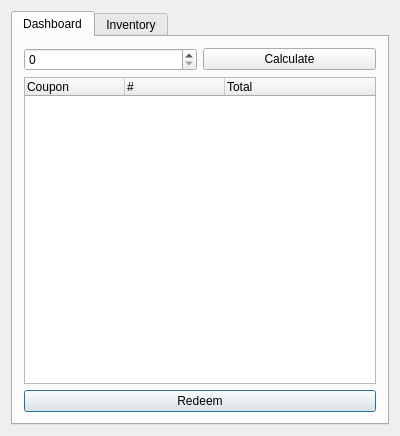
<?xml version="1.0" encoding="UTF-8"?>
<ui version="4.0">
 <class>Dialog</class>
 <widget class="QDialog" name="Dialog">
  <property name="geometry">
   <rect>
    <x>0</x>
    <y>0</y>
    <width>400</width>
    <height>436</height>
   </rect>
  </property>
  <property name="windowTitle">
   <string>Dialog</string>
  </property>
  <layout class="QGridLayout" name="gridLayout">
   <item row="0" column="0">
    <widget class="QTabWidget" name="tabWidget">
     <property name="currentIndex">
      <number>0</number>
     </property>
     <widget class="QWidget" name="tab">
      <attribute name="title">
       <string>Dashboard</string>
      </attribute>
      <layout class="QGridLayout" name="gridLayout_2">
       <item row="2" column="0" colspan="2">
        <widget class="QPushButton" name="redeemBtn">
         <property name="text">
          <string>Redeem</string>
         </property>
        </widget>
       </item>
       <item row="1" column="0" colspan="2">
        <widget class="QTreeWidget" name="couponList">
         <property name="rootIsDecorated">
          <bool>false</bool>
         </property>
         <column>
          <property name="text">
           <string>Coupon</string>
          </property>
         </column>
         <column>
          <property name="text">
           <string>#</string>
          </property>
         </column>
         <column>
          <property name="text">
           <string>Total</string>
          </property>
         </column>
        </widget>
       </item>
       <item row="0" column="1">
        <widget class="QPushButton" name="calcBtn">
         <property name="text">
          <string>Calculate</string>
         </property>
        </widget>
       </item>
       <item row="0" column="0">
        <widget class="QSpinBox" name="amtEdit">
         <property name="maximum">
          <number>999999</number>
         </property>
        </widget>
       </item>
      </layout>
     </widget>
     <widget class="QWidget" name="tab_2">
      <attribute name="title">
       <string>Inventory</string>
      </attribute>
      <layout class="QGridLayout" name="gridLayout_3">
       <item row="0" column="0">
        <widget class="QGroupBox" name="groupBox">
         <property name="title">
          <string>Status</string>
         </property>
         <layout class="QGridLayout" name="gridLayout_4">
          <item row="0" column="0">
           <widget class="QTreeWidget" name="inventoryList">
            <property name="rootIsDecorated">
             <bool>false</bool>
            </property>
            <column>
             <property name="text">
              <string>Coupon</string>
             </property>
            </column>
            <column>
             <property name="text">
              <string>#</string>
             </property>
            </column>
            <column>
             <property name="text">
              <string>Total</string>
             </property>
            </column>
           </widget>
          </item>
          <item row="1" column="0">
           <widget class="QLabel" name="inventoryTotalLabel">
            <property name="layoutDirection">
             <enum>Qt::LeftToRight</enum>
            </property>
            <property name="text">
             <string/>
            </property>
            <property name="alignment">
             <set>Qt::AlignRight|Qt::AlignTrailing|Qt::AlignVCenter</set>
            </property>
           </widget>
          </item>
         </layout>
        </widget>
       </item>
       <item row="1" column="0">
        <widget class="QGroupBox" name="groupBox_2">
         <property name="title">
          <string>Recharge</string>
         </property>
         <layout class="QGridLayout" name="gridLayout_5">
          <item row="0" column="0">
           <widget class="QTableWidget" name="rechargeTable">
            <attribute name="horizontalHeaderCascadingSectionResizes">
             <bool>true</bool>
            </attribute>
            <attribute name="horizontalHeaderDefaultSectionSize">
             <number>125</number>
            </attribute>
            <attribute name="horizontalHeaderStretchLastSection">
             <bool>true</bool>
            </attribute>
            <column>
             <property name="text">
              <string>Coupon</string>
             </property>
            </column>
            <column>
             <property name="text">
              <string>Recharge #</string>
             </property>
            </column>
           </widget>
          </item>
          <item row="0" column="1">
           <widget class="QPushButton" name="addRechargeBtn">
            <property name="text">
             <string>New</string>
            </property>
           </widget>
          </item>
          <item row="1" column="0" colspan="2">
           <widget class="QPushButton" name="rechargeBtn">
            <property name="text">
             <string>Recharge</string>
            </property>
           </widget>
          </item>
         </layout>
        </widget>
       </item>
      </layout>
     </widget>
    </widget>
   </item>
  </layout>
 </widget>
 <layoutdefault spacing="6" margin="11"/>
 <resources/>
 <connections/>
</ui>
